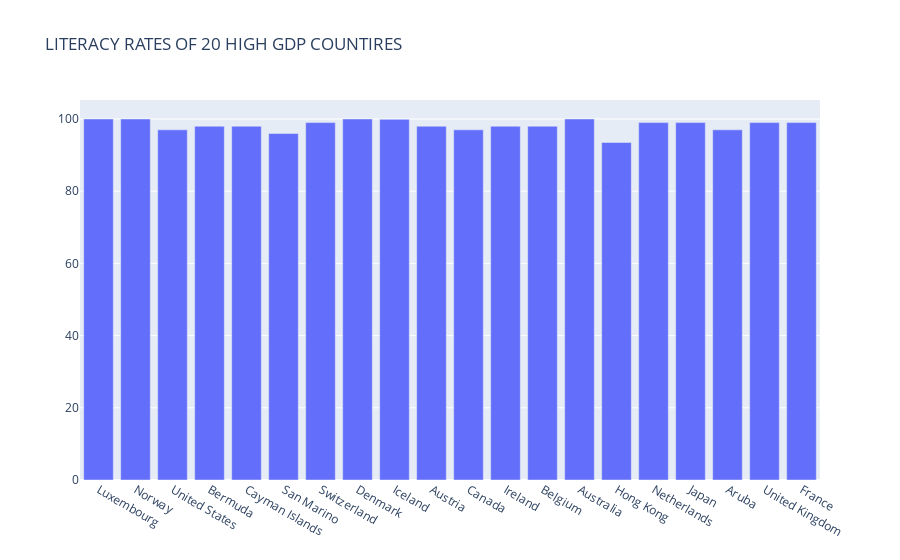

The notebook cell this image was saved under:
### Markdown cell above
##### RELATION BETWEEN GDP AND LITERACY
##### LITERACY RATES OF THE TOP 20 HIGH GDP COUNTRIES

### Code cell
fig = go.Figure(data=[go.Bar(x=cont.nlargest(20,'GDP_per_capita')['Country'], y=cont.nlargest(20,'GDP_per_capita')['Literacy_percent'])])
fig.update_layout(title_text='LITERACY RATES OF 20 HIGH GDP COUNTIRES')
fig.show()

### Figure 1 — Plotly figure (JSON) as saved in the notebook; plotly's stock layout.template omitted (floating-point values rounded to 4 significant figures)
{"data": [{"type": "bar", "x": ["Luxembourg ", "Norway ", "United States ", "Bermuda ", "Cayman Islands ", "San Marino ", "Switzerland ", "Denmark ", "Iceland ", "Austria ", "Canada ", "Ireland ", "Belgium ", "Australia ", "Hong Kong ", "Netherlands ", "Japan ", "Aruba ", "United Kingdom ", "France "], "y": [100.0, 100.0, 97.0, 98.0, 98.0, 96.0, 99.0, 100.0, 99.9, 98.0, 97.0, 98.0, 98.0, 100.0, 93.5, 99.0, 99.0, 97.0, 99.0, 99.0]}], "layout": {"title": {"text": "LITERACY RATES OF 20 HIGH GDP COUNTIRES"}}}
